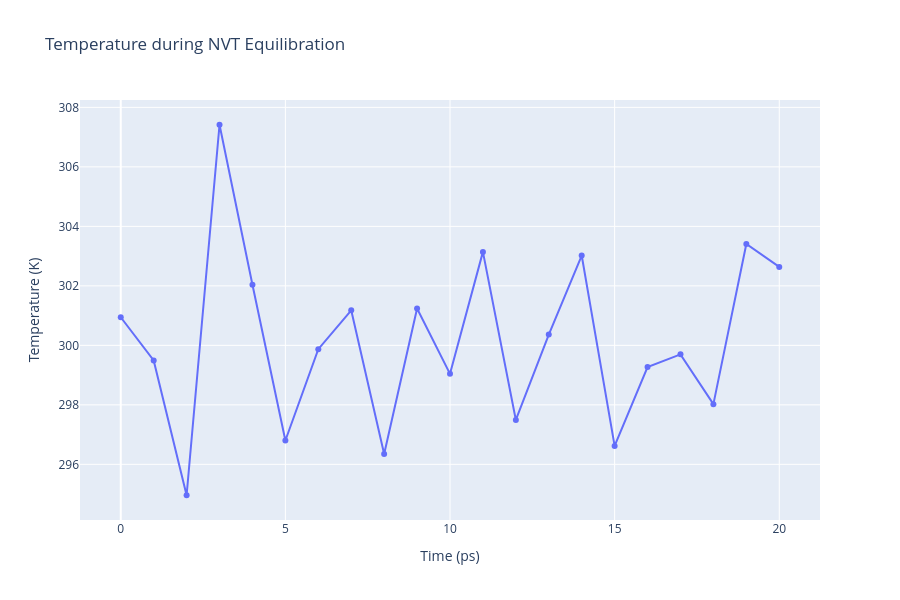

Notebook source saved alongside this figure:
### Code cell
import plotly.graph_objs as go

# Read temperature data from file
with open(output_nvt_temp_xvg, 'r') as temperature_file:
    x, y = zip(*[
        (float(line.split()[0]), float(line.split()[1]))
        for line in temperature_file
        if not line.startswith(("#", "@"))
    ])

# Create a scatter plot
fig = go.Figure(data=go.Scatter(x=x, y=y, mode='lines+markers'))

# Update layout
fig.update_layout(title="Temperature during NVT Equilibration",
                  xaxis_title="Time (ps)",
                  yaxis_title="Temperature (K)",
                  height=600)

# Show the figure
fig.show()

### Figure 1 — Plotly figure (JSON) as saved in the notebook; plotly's stock layout.template omitted (floating-point values rounded to 4 significant figures)
{"data": [{"mode": "lines+markers", "type": "scatter", "x": [0, 1, 2, 3, 4, 5, 6, 7, 8, 9, 10, 11, 12, 13, 14, 15, 16, 17, 18, 19, 20], "y": [300.9, 299.5, 295.0, 307.4, 302.0, 296.8, 299.9, 301.2, 296.3, 301.2, 299.0, 303.1, 297.5, 300.4, 303.0, 296.6, 299.3, 299.7, 298.0, 303.4, 302.6]}], "layout": {"height": 600, "title": {"text": "Temperature during NVT Equilibration"}, "xaxis": {"title": {"text": "Time (ps)"}}, "yaxis": {"title": {"text": "Temperature (K)"}}}}
